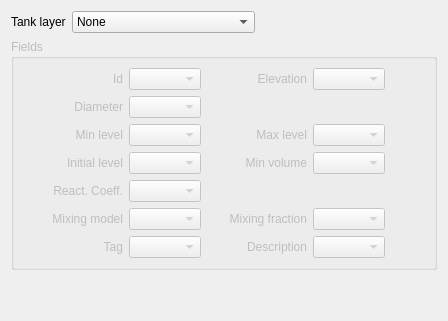
               <widget class="QWidget" name="tabTanks">
                <attribute name="title">
                 <string>Tanks</string>
                </attribute>
                <layout class="QGridLayout" name="gridLayout_17">
                 <item row="0" column="0">
                  <layout class="QGridLayout" name="gridLayout_15">
                   <item row="0" column="0">
                    <layout class="QHBoxLayout" name="horizontalLayout_25">
                     <item>
                      <widget class="QLabel" name="label_43">
                       <property name="text">
                        <string>Tank layer</string>
                       </property>
                      </widget>
                     </item>
                     <item>
                      <widget class="QComboBox" name="cbTankLayer">
                       <property name="sizePolicy">
                        <sizepolicy hsizetype="Expanding" vsizetype="Fixed">
                         <horstretch>0</horstretch>
                         <verstretch>0</verstretch>
                        </sizepolicy>
                       </property>
                       <item>
                        <property name="text">
                         <string>None</string>
                        </property>
                       </item>
                      </widget>
                     </item>
                     <item>
                      <spacer name="horizontalSpacer_21">
                       <property name="orientation">
                        <enum>Qt::Horizontal</enum>
                       </property>
                       <property name="sizeHint" stdset="0">
                        <size>
                         <width>40</width>
                         <height>20</height>
                        </size>
                       </property>
                      </spacer>
                     </item>
                    </layout>
                   </item>
                   <item row="1" column="0">
                    <widget class="QGroupBox" name="gbTanks">
                     <property name="enabled">
                      <bool>false</bool>
                     </property>
                     <property name="sizePolicy">
                      <sizepolicy hsizetype="Expanding" vsizetype="Fixed">
                       <horstretch>0</horstretch>
                       <verstretch>0</verstretch>
                      </sizepolicy>
                     </property>
                     <property name="title">
                      <string>Fields</string>
                     </property>
                     <layout class="QGridLayout" name="gridLayout_16">
                      <item row="0" column="1">
                       <layout class="QGridLayout" name="gridLayout_28">
                        <item row="0" column="4">
                         <spacer name="horizontalSpacer_22">
                          <property name="orientation">
                           <enum>Qt::Horizontal</enum>
                          </property>
                          <property name="sizeHint" stdset="0">
                           <size>
                            <width>40</width>
                            <height>20</height>
                           </size>
                          </property>
                         </spacer>
                        </item>
                        <item row="2" column="2">
                         <widget class="QLabel" name="label_48">
                          <property name="minimumSize">
                           <size>
                            <width>100</width>
                            <height>0</height>
                           </size>
                          </property>
                          <property name="text">
                           <string>Max level</string>
                          </property>
                          <property name="alignment">
                           <set>Qt::AlignRight|Qt::AlignTrailing|Qt::AlignVCenter</set>
                          </property>
                         </widget>
                        </item>
                        <item row="0" column="2">
                         <widget class="QLabel" name="label_45">
                          <property name="minimumSize">
                           <size>
                            <width>100</width>
                            <height>0</height>
                           </size>
                          </property>
                          <property name="text">
                           <string>Elevation</string>
                          </property>
                          <property name="alignment">
                           <set>Qt::AlignRight|Qt::AlignTrailing|Qt::AlignVCenter</set>
                          </property>
                         </widget>
                        </item>
                        <item row="4" column="4">
                         <spacer name="horizontalSpacer_24">
                          <property name="orientation">
                           <enum>Qt::Horizontal</enum>
                          </property>
                          <property name="sizeHint" stdset="0">
                           <size>
                            <width>40</width>
                            <height>20</height>
                           </size>
                          </property>
                         </spacer>
                        </item>
                        <item row="6" column="1">
                         <widget class="QComboBox" name="cbTank_Tag">
                          <property name="sizePolicy">
                           <sizepolicy hsizetype="Expanding" vsizetype="Fixed">
                            <horstretch>0</horstretch>
                            <verstretch>0</verstretch>
                           </sizepolicy>
                          </property>
                         </widget>
                        </item>
                        <item row="2" column="1">
                         <widget class="QComboBox" name="cbTank_MinLevel">
                          <property name="sizePolicy">
                           <sizepolicy hsizetype="Expanding" vsizetype="Fixed">
                            <horstretch>0</horstretch>
                            <verstretch>0</verstretch>
                           </sizepolicy>
                          </property>
                         </widget>
                        </item>
                        <item row="6" column="3">
                         <widget class="QComboBox" name="cbTank_Descr">
                          <property name="sizePolicy">
                           <sizepolicy hsizetype="Expanding" vsizetype="Fixed">
                            <horstretch>0</horstretch>
                            <verstretch>0</verstretch>
                           </sizepolicy>
                          </property>
                         </widget>
                        </item>
                        <item row="6" column="2">
                         <widget class="QLabel" name="label_55">
                          <property name="minimumSize">
                           <size>
                            <width>100</width>
                            <height>0</height>
                           </size>
                          </property>
                          <property name="text">
                           <string>Description</string>
                          </property>
                          <property name="alignment">
                           <set>Qt::AlignRight|Qt::AlignTrailing|Qt::AlignVCenter</set>
                          </property>
                         </widget>
                        </item>
                        <item row="0" column="3">
                         <widget class="QComboBox" name="cbTank_Elevat">
                          <property name="sizePolicy">
                           <sizepolicy hsizetype="Expanding" vsizetype="Fixed">
                            <horstretch>0</horstretch>
                            <verstretch>0</verstretch>
                           </sizepolicy>
                          </property>
                         </widget>
                        </item>
                        <item row="0" column="0">
                         <widget class="QLabel" name="label_44">
                          <property name="minimumSize">
                           <size>
                            <width>70</width>
                            <height>0</height>
                           </size>
                          </property>
                          <property name="text">
                           <string>Id</string>
                          </property>
                          <property name="alignment">
                           <set>Qt::AlignRight|Qt::AlignTrailing|Qt::AlignVCenter</set>
                          </property>
                         </widget>
                        </item>
                        <item row="0" column="1">
                         <widget class="QComboBox" name="cbTank_Id">
                          <property name="sizePolicy">
                           <sizepolicy hsizetype="Expanding" vsizetype="Fixed">
                            <horstretch>0</horstretch>
                            <verstretch>0</verstretch>
                           </sizepolicy>
                          </property>
                         </widget>
                        </item>
                        <item row="2" column="3">
                         <widget class="QComboBox" name="cbTank_MaxLevel">
                          <property name="sizePolicy">
                           <sizepolicy hsizetype="Expanding" vsizetype="Fixed">
                            <horstretch>0</horstretch>
                            <verstretch>0</verstretch>
                           </sizepolicy>
                          </property>
                         </widget>
                        </item>
                        <item row="2" column="4">
                         <spacer name="horizontalSpacer_23">
                          <property name="orientation">
                           <enum>Qt::Horizontal</enum>
                          </property>
                          <property name="sizeHint" stdset="0">
                           <size>
                            <width>40</width>
                            <height>20</height>
                           </size>
                          </property>
                         </spacer>
                        </item>
                        <item row="6" column="4">
                         <spacer name="horizontalSpacer_27">
                          <property name="orientation">
                           <enum>Qt::Horizontal</enum>
                          </property>
                          <property name="sizeHint" stdset="0">
                           <size>
                            <width>40</width>
                            <height>20</height>
                           </size>
                          </property>
                         </spacer>
                        </item>
                        <item row="2" column="0">
                         <widget class="QLabel" name="label_47">
                          <property name="minimumSize">
                           <size>
                            <width>70</width>
                            <height>0</height>
                           </size>
                          </property>
                          <property name="text">
                           <string>Min level</string>
                          </property>
                          <property name="alignment">
                           <set>Qt::AlignRight|Qt::AlignTrailing|Qt::AlignVCenter</set>
                          </property>
                         </widget>
                        </item>
                        <item row="6" column="0">
                         <widget class="QLabel" name="label_54">
                          <property name="minimumSize">
                           <size>
                            <width>70</width>
                            <height>0</height>
                           </size>
                          </property>
                          <property name="text">
                           <string>Tag</string>
                          </property>
                          <property name="alignment">
                           <set>Qt::AlignRight|Qt::AlignTrailing|Qt::AlignVCenter</set>
                          </property>
                         </widget>
                        </item>
                        <item row="3" column="2">
                         <widget class="QLabel" name="label_51">
                          <property name="minimumSize">
                           <size>
                            <width>70</width>
                            <height>0</height>
                           </size>
                          </property>
                          <property name="text">
                           <string>Min volume</string>
                          </property>
                          <property name="alignment">
                           <set>Qt::AlignRight|Qt::AlignTrailing|Qt::AlignVCenter</set>
                          </property>
                         </widget>
                        </item>
                        <item row="3" column="3">
                         <widget class="QComboBox" name="cbTank_MinVolume">
                          <property name="sizePolicy">
                           <sizepolicy hsizetype="Expanding" vsizetype="Fixed">
                            <horstretch>0</horstretch>
                            <verstretch>0</verstretch>
                           </sizepolicy>
                          </property>
                         </widget>
                        </item>
                        <item row="4" column="1">
                         <widget class="QComboBox" name="cbTank_ReactCoeff">
                          <property name="sizePolicy">
                           <sizepolicy hsizetype="Expanding" vsizetype="Fixed">
                            <horstretch>0</horstretch>
                            <verstretch>0</verstretch>
                           </sizepolicy>
                          </property>
                         </widget>
                        </item>
                        <item row="3" column="1">
                         <widget class="QComboBox" name="cbTank_InitLevel">
                          <property name="sizePolicy">
                           <sizepolicy hsizetype="Expanding" vsizetype="Fixed">
                            <horstretch>0</horstretch>
                            <verstretch>0</verstretch>
                           </sizepolicy>
                          </property>
                         </widget>
                        </item>
                        <item row="1" column="1">
                         <widget class="QComboBox" name="cbTank_Diameter">
                          <property name="sizePolicy">
                           <sizepolicy hsizetype="Expanding" vsizetype="Fixed">
                            <horstretch>0</horstretch>
                            <verstretch>0</verstretch>
                           </sizepolicy>
                          </property>
                         </widget>
                        </item>
                        <item row="3" column="0">
                         <widget class="QLabel" name="label_50">
                          <property name="minimumSize">
                           <size>
                            <width>70</width>
                            <height>0</height>
                           </size>
                          </property>
                          <property name="text">
                           <string>Initial level</string>
                          </property>
                          <property name="alignment">
                           <set>Qt::AlignRight|Qt::AlignTrailing|Qt::AlignVCenter</set>
                          </property>
                         </widget>
                        </item>
                        <item row="4" column="0">
                         <widget class="QLabel" name="label_56">
                          <property name="minimumSize">
                           <size>
                            <width>100</width>
                            <height>0</height>
                           </size>
                          </property>
                          <property name="text">
                           <string>React. Coeff.</string>
                          </property>
                          <property name="alignment">
                           <set>Qt::AlignRight|Qt::AlignTrailing|Qt::AlignVCenter</set>
                          </property>
                         </widget>
                        </item>
                        <item row="1" column="0">
                         <widget class="QLabel" name="label_49">
                          <property name="minimumSize">
                           <size>
                            <width>70</width>
                            <height>0</height>
                           </size>
                          </property>
                          <property name="text">
                           <string>Diameter</string>
                          </property>
                          <property name="alignment">
                           <set>Qt::AlignRight|Qt::AlignTrailing|Qt::AlignVCenter</set>
                          </property>
                         </widget>
                        </item>
                        <item row="5" column="0">
                         <widget class="QLabel" name="label_95">
                          <property name="minimumSize">
                           <size>
                            <width>100</width>
                            <height>0</height>
                           </size>
                          </property>
                          <property name="text">
                           <string>Mixing model</string>
                          </property>
                          <property name="alignment">
                           <set>Qt::AlignRight|Qt::AlignTrailing|Qt::AlignVCenter</set>
                          </property>
                         </widget>
                        </item>
                        <item row="5" column="2">
                         <widget class="QLabel" name="label_96">
                          <property name="minimumSize">
                           <size>
                            <width>100</width>
                            <height>0</height>
                           </size>
                          </property>
                          <property name="text">
                           <string>Mixing fraction</string>
                          </property>
                          <property name="alignment">
                           <set>Qt::AlignRight|Qt::AlignTrailing|Qt::AlignVCenter</set>
                          </property>
                         </widget>
                        </item>
                        <item row="5" column="1">
                         <widget class="QComboBox" name="cbTank_MixModel">
                          <property name="sizePolicy">
                           <sizepolicy hsizetype="Expanding" vsizetype="Fixed">
                            <horstretch>0</horstretch>
                            <verstretch>0</verstretch>
                           </sizepolicy>
                          </property>
                         </widget>
                        </item>
                        <item row="5" column="3">
                         <widget class="QComboBox" name="cbTank_MixFraction">
                          <property name="sizePolicy">
                           <sizepolicy hsizetype="Expanding" vsizetype="Fixed">
                            <horstretch>0</horstretch>
                            <verstretch>0</verstretch>
                           </sizepolicy>
                          </property>
                         </widget>
                        </item>
                        <item row="1" column="4">
                         <spacer name="horizontalSpacer_25">
                          <property name="orientation">
                           <enum>Qt::Horizontal</enum>
                          </property>
                          <property name="sizeHint" stdset="0">
                           <size>
                            <width>40</width>
                            <height>20</height>
                           </size>
                          </property>
                         </spacer>
                        </item>
                        <item row="3" column="4">
                         <spacer name="horizontalSpacer_51">
                          <property name="orientation">
                           <enum>Qt::Horizontal</enum>
                          </property>
                          <property name="sizeHint" stdset="0">
                           <size>
                            <width>40</width>
                            <height>20</height>
                           </size>
                          </property>
                         </spacer>
                        </item>
                        <item row="5" column="4">
                         <spacer name="horizontalSpacer_52">
                          <property name="orientation">
                           <enum>Qt::Horizontal</enum>
                          </property>
                          <property name="sizeHint" stdset="0">
                           <size>
                            <width>40</width>
                            <height>20</height>
                           </size>
                          </property>
                         </spacer>
                        </item>
                       </layout>
                      </item>
                     </layout>
                    </widget>
                   </item>
                   <item row="2" column="0">
                    <spacer name="verticalSpacer_5">
                     <property name="orientation">
                      <enum>Qt::Vertical</enum>
                     </property>
                     <property name="sizeHint" stdset="0">
                      <size>
                       <width>20</width>
                       <height>40</height>
                      </size>
                     </property>
                    </spacer>
                   </item>
                  </layout>
                 </item>
                </layout>
               </widget>
